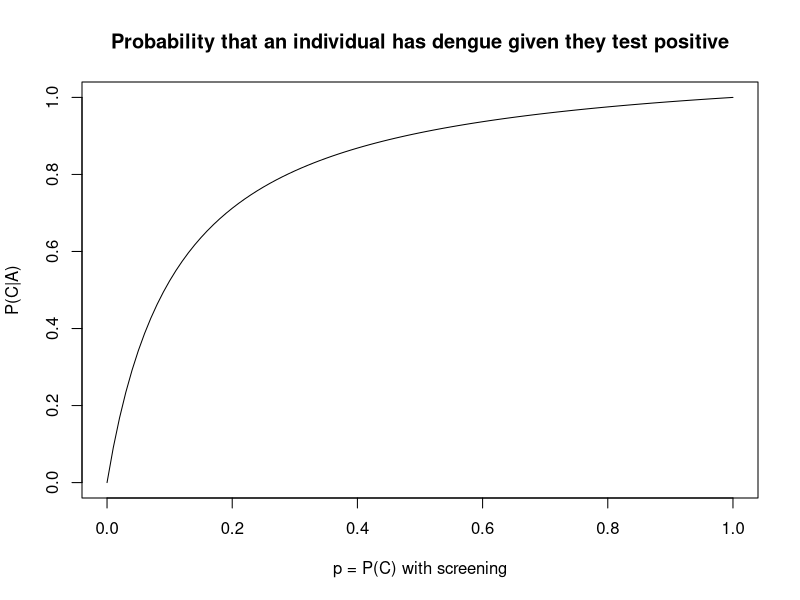

The R source for this figure:
## ---- chunk 1
knitr::opts_chunk$set(echo = TRUE)
## ---- chunk 2
screening <- function(p){.99*p/(.99*p + .1*(1-p))}
curve(screening,0,1, xlab = "p = P(C) with screening", ylab = "P(C|A)", main = "Probability that an individual has dengue given they test positive")
